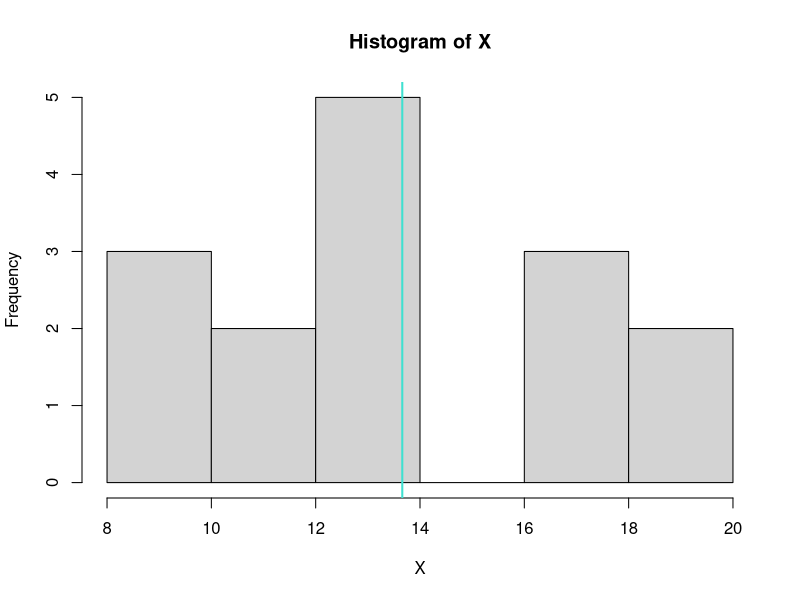
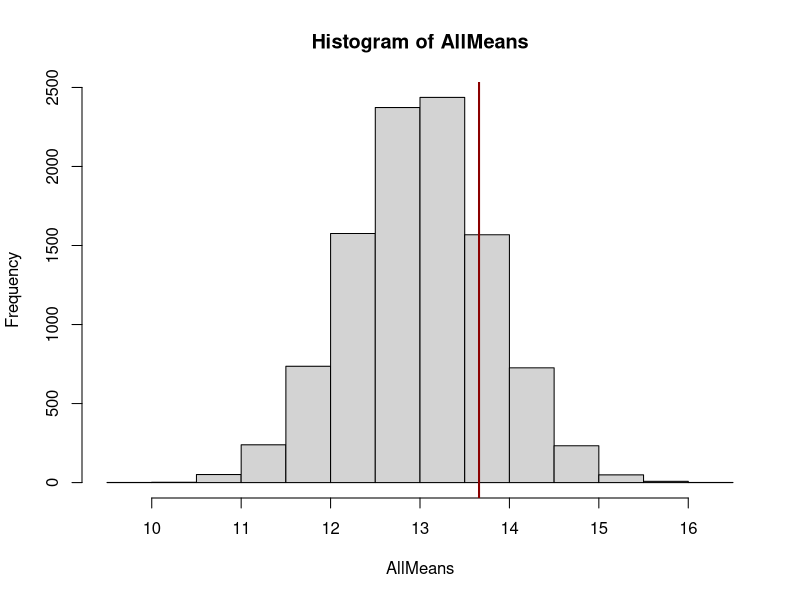
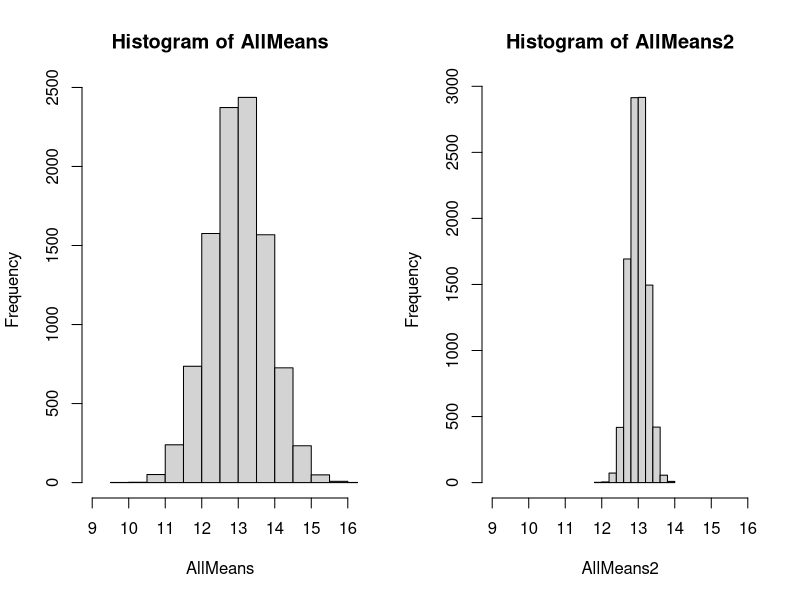

Here is the R script that generated these plots, in order:
####The Normal Distribution

#Lets create our universe
set.seed(27)
TrueMean<-13
TrueSD<-3

#Lets perform our experiment  
N<-15
X<-rnorm(n = N,mean = TrueMean,sd = TrueSD)
hist(X)

Expmean<-mean(X)
abline(v =Expmean , col="turquoise", lwd=2)

ExpSD<-sd(X)

#But our experiment was just one outcome from an infinte number of possible outcomes

AllMeans<-NA
for(i in 1:10000){
  TempX<-rnorm(n = N,mean = TrueMean,sd = TrueSD)
  AllMeans[i]<-mean(TempX)
}

#The distribution of all possible experiments of this population
hist(AllMeans)

#And our experiment is just one of them!


mean(AllMeans)#Should be at the true Mu
sd(AllMeans)#Nowhere near sigma!
abline(v =Expmean , col="darkred", lwd=2)


#So,what is controlling the shape of this distribution?
#Better experiment
AllMeans2<-NA
for(i in 1:10000){
  TempX<-rnorm(n = 150,mean = TrueMean,sd = TrueSD)
  AllMeans2[i]<-mean(TempX)
}
par(mfrow=c(1,2))
hist(AllMeans,xlim=c(9,16))
hist(AllMeans2,xlim=c(9,16))

#Sample size!

# We can estimate the shape parameter of the CLT with the standard error
St.Error<-ExpSD/sqrt(N)
#Compare that to
sd(AllMeans)
St.Error


#So, the Standard error is how far away from the true Mu parameter the average experiment is


#Confidence Interval

UpperCI<- Expmean + 2*St.Error
LowerCI<- Expmean - 2*St.Error
cat(LowerCI,UpperCI)

#Why 2*SE?

qnorm(0.025)#Where is the bottom 2.5% of a normal distribution?
qnorm(0.975)#Where is the top 2.5% of a normal distribution?
UpperCI<- Expmean + 1.959964*St.Error
LowerCI<- Expmean - 1.959964*St.Error
cat(LowerCI,UpperCI)
